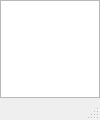
<?xml version="1.0" encoding="UTF-8"?>
<ui version="4.0">
 <class>FrameViewer</class>
 <widget class="QMainWindow" name="FrameViewer">
  <property name="geometry">
   <rect>
    <x>0</x>
    <y>0</y>
    <width>100</width>
    <height>120</height>
   </rect>
  </property>
  <property name="windowTitle">
   <string>Frame View</string>
  </property>
  <widget class="QWidget" name="frameWidget">
   <layout class="QGridLayout" name="frameLayout">
    <property name="leftMargin">
     <number>0</number>
    </property>
    <property name="topMargin">
     <number>0</number>
    </property>
    <property name="rightMargin">
     <number>0</number>
    </property>
    <property name="bottomMargin">
     <number>0</number>
    </property>
    <property name="spacing">
     <number>0</number>
    </property>
    <item row="0" column="0">
     <widget class="QGraphicsView" name="frameDisplay"/>
    </item>
   </layout>
  </widget>
  <widget class="QStatusBar" name="statusBar"/>
 </widget>
 <resources/>
 <connections/>
</ui>
